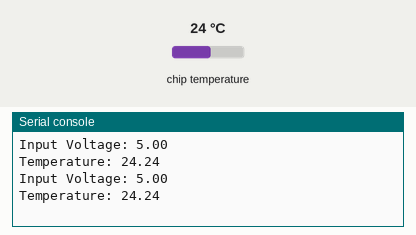
This program was run on a simulated Raspberry Pi Pico running MicroPython. Shown: the last lines printed to the serial console. The test bench sets the inputs (shaded band); at power-on: chip temperature 24 °C.

Above: at 1.2 s.
1.3 s: chip temperature set to 1 °C
At 2.3 s:
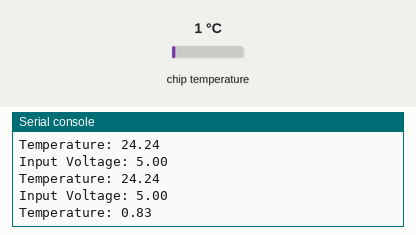
2.8 s: chip temperature set to 11 °C
At 3.8 s:
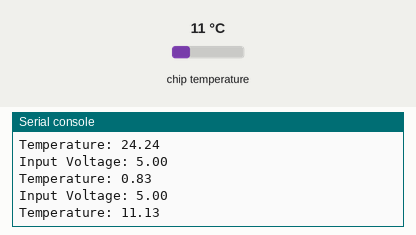
Timing chart, 0 to 5.8 s (numbered marks = the images above; inputs shaded):
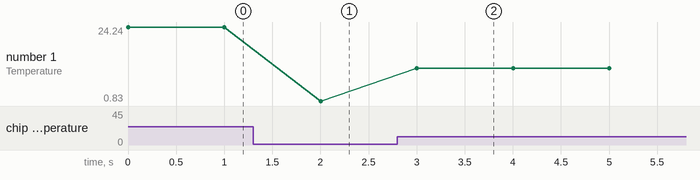

The program:

internal_adc.py
```python
from machine import Pin
from machine import ADC
from utime import sleep

# ADC3 is connected to internal voltage
# ADC4 is connected to internal temperature
adc3_pin = Pin(29, Pin.IN)
adc3 = ADC(3)
adc4 = ADC(4)

VOLT_CONV = 3.3 * 3 / 65535
TEMP_CONV = 3.3 / 65535

while True:
    # reading ADC
    adcVal3 = adc3.read_u16()
    adcVal4 = adc4.read_u16()

    # convert adc values
    voltADC = adcVal3 * VOLT_CONV
    tempADC = adcVal4 * TEMP_CONV
    temp = 27 - (tempADC - 0.706) / 0.001721

    print("Input Voltage: {0:02.2f}".format(voltADC))
    print("Temperature: {0:02.2f}".format(temp))

    sleep(1)
```

Measured:
- after the input at 1.3 s, the serial console: prints a new line after 0.70 s (image 1)
- after the input at 2.8 s, the serial console: prints a new line after 0.20 s (image 2)
- plotted number 1: 24.24 → 0.83 after the input at 1.3 s, 0.83 → 11.13 after the input at 2.8 s
